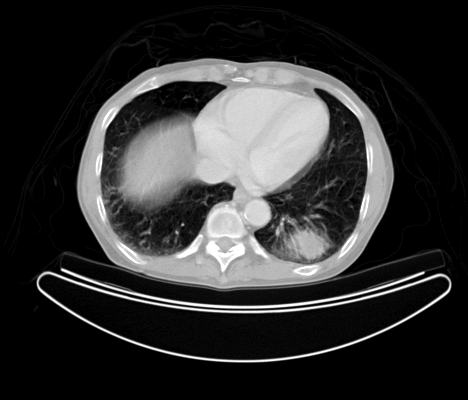
#> input picture Day3/ex3-2_segmentation/medtest.png, 468 x 400 px, found by its file name
$ python 3.RegionGrowing.py
#> lines starting #> are read from the running program, lines starting #| are printed output that depends on the picture

"""
Region growing
"""

import matplotlib.pyplot as plt
from skimage import io
import numpy as np
import seaborn as sns


try:  # running in Colab
    image = io.imread('./SDS/Day3/ex3-2_segmentation/medtest.png').astype('int')
#> image: shape (400, 468) int64; min 0, max 255, mean 49.5
except FileNotFoundError:  # running in Pycharm
    image = io.imread('./medtest.png').astype('int')

# region growing

seedI = 187
seedJ = 345

maxDiff = 50

sizeI, sizeJ = image.shape
#> sizeI = 400; sizeJ = 468

segMap = np.zeros_like(image)
segMap[seedI, seedJ] = 1

# breadth-first search(BFS): explores all node at the present depth
BFSQueue = np.zeros((1000, 2)).astype('int')
BFSQueue[0, ] = [seedI, seedJ]

SearchDirections = np.array([[0, -1],
                             [1, 0],
                             [0, 1],
                             [-1, 0]])

head = 0
tail = 1
while head != tail:  # iterate until no more tails are left
    headI = BFSQueue[head, 0]
    headJ = BFSQueue[head, 1]

    for i in range(4):  # 4 possible directions
        newI = int(BFSQueue[head, 0] + SearchDirections[i, 0])
        newJ = int(BFSQueue[head, 1] + SearchDirections[i, 1])

        # BFS search condition
        if 0 <= newI < sizeI and 0 <= newJ < sizeJ and segMap[newI, newJ] == 0:
            # segmentation condition
            if np.absolute(image[seedI, seedJ] - image[newI, newJ]) <= maxDiff:
                print('[Push] : New tail node [' + str(newI) + ', ' + str(newJ) +
                      '] will be inserted, Tail Index = ' + str(tail + 1))
                segMap[newI, newJ] = 1 # assign as foreground
                BFSQueue[tail] = newI, newJ
                tail += 1

    # pop
    print('[Pop] : Head node [' + str(headI) + ', ' + str(headJ) + '] will be deleted')
    BFSQueue[0:tail-1] = BFSQueue[1:tail]
    tail -= 1

# plot

plt.figure(figsize=(20, 10), dpi=150)
plt.subplot(1, 2, 1)
plt.imshow(image, cmap='gray', vmin=0, vmax=255)
plt.colorbar()
plt.plot(seedJ, seedI, 'r.')

plt.subplot(1, 2, 2)
plt.imshow(image, cmap='gray', vmin=0, vmax=255)
my_cmap = sns.light_palette(sns.xkcd_rgb["purplish blue"], input="his",
                            as_cmap=True, reverse=False)
plt.imshow(segMap, cmap=my_cmap, alpha=0.5, vmin=0, vmax=1)
plt.colorbar()
plt.plot(seedJ, seedI, 'r.')

plt.show()
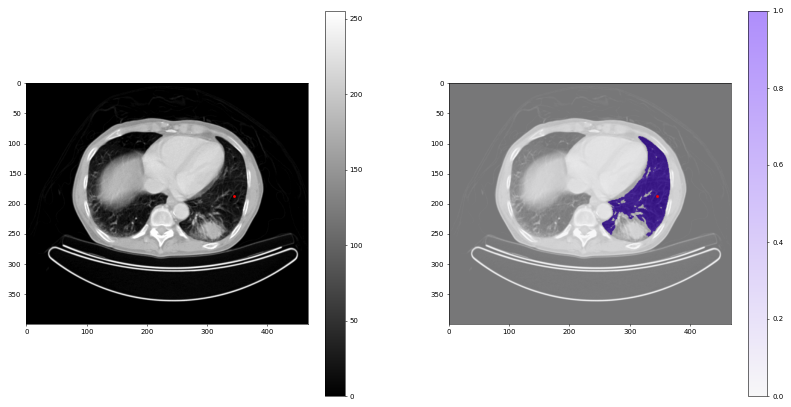
#> figure drawn by matplotlib, 4 panels
